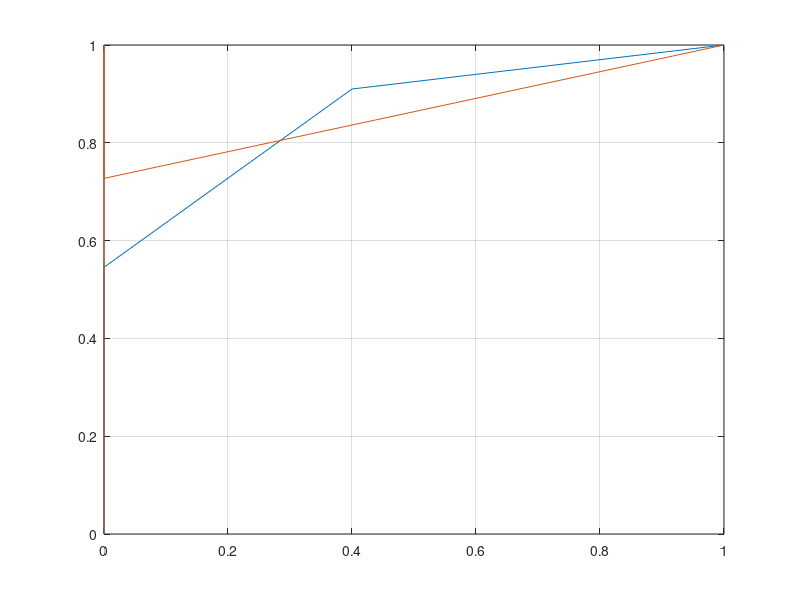

Recreate this plot in MATLAB.
clc;
clear all;
close all;
x=[0;0;0.4;1];
y=[0;0.545454;0.91;1];
x1=[0;0;0;1];
y1=[0;1;0.72727273;1];
plot(x,y)
hold on
plot(x1,y1)
grid on
